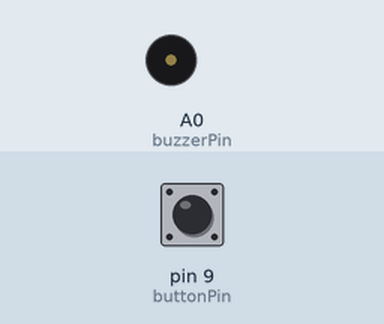
This sketch was run on a simulated Arduino Uno, built with avr-gcc and run on an emulated ATmega328P. Shown: buzzer (waves = sounding). The inputs (shaded band) are chosen by the test bench; at power-on: pin 9 (buttonPin) HIGH. What the sketch prints to the serial monitor is not drawn.

Above: at 1.2 s.
1.3 s: pin 9 (buttonPin) pulled LOW for 1 s
At 3.6 s:
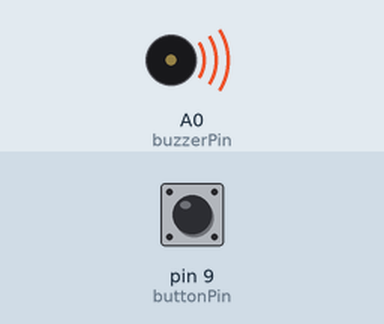
5.3 s: pin 9 (buttonPin) pulled LOW for 1 s
At 6.8 s:
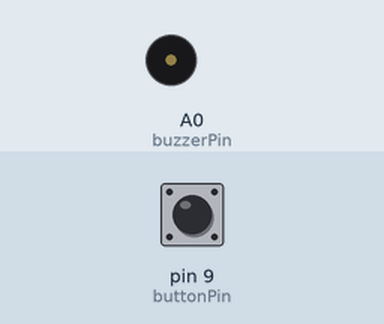
8.4 s: pin 9 (buttonPin) pulled LOW for 3.2 s
At 9.7 s:
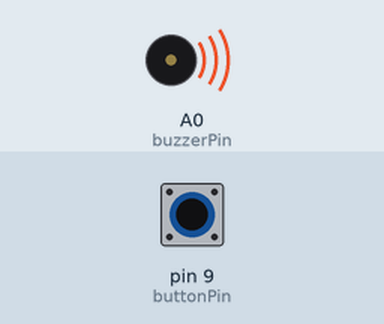
Timing chart, 0 to 15.1 s (numbered marks = the images above; inputs shaded):
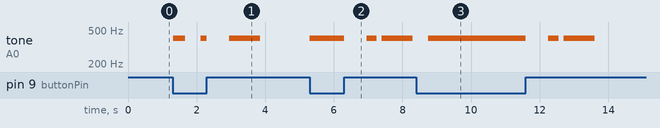

Measured:
- after the input at 1.3 s, tone on A0 (buzzerPin): goes 400 Hz 0.35 s, silent 0.45 s, 400 Hz 0.18 s, silent 0.65 s, 400 Hz 0.90 s, then silent, starting at once
- after the input at 5.3 s, tone on A0 (buzzerPin): goes 400 Hz 1.0 s, silent 0.65 s, 400 Hz 0.30 s, silent 0.15 s, 400 Hz 0.90 s, then silent, starting at once
- after the input at 8.4 s, tone on A0 (buzzerPin): goes 400 Hz 2.8 s, silent 0.65 s, 400 Hz 0.30 s, silent 0.15 s, 400 Hz 0.90 s, then silent, starting after 0.35 s

The sketch:

MorseCodeTrainerSketch.ino
```cpp
//#include <MI0283QT2.h>
#include <math.h>

//Declare display !
//MI0283QT2 lcd;  //MI0283QT2 Adapter v1

const char CLEAR = 0;
const char DOT = 1;
const char DASH = 2;
const char alphabet[26][6] {
  { 'A', DOT, DASH, CLEAR, CLEAR, CLEAR},
  { 'B', DASH, DOT, DOT, DOT, CLEAR},
  { 'C', DASH, DOT, DASH, DOT, CLEAR},
  { 'D', DASH, DOT, DOT, CLEAR, CLEAR},
  { 'E', DOT, CLEAR, CLEAR, CLEAR, CLEAR},
  { 'F', DOT, DOT, DASH, DOT, CLEAR},
  { 'G', DASH, DASH, DOT, CLEAR, CLEAR},
  { 'H', DOT, DOT, DOT, DOT, CLEAR},
  { 'I', DOT, DOT, CLEAR, CLEAR, CLEAR},
  { 'J', DOT, DASH, DASH, DASH, CLEAR},
  { 'K', DASH, DOT, DASH, CLEAR, CLEAR},
  { 'L', DOT, DASH, DOT, DOT, CLEAR},
  { 'M', DASH, DASH, CLEAR, CLEAR, CLEAR},
  { 'N', DASH, DOT, CLEAR, CLEAR, CLEAR},
  { 'O', DASH, DASH, DASH, CLEAR, CLEAR},
  { 'P', DOT, DASH, DASH, DOT, CLEAR},
  { 'Q', DASH, DASH, DOT, DASH, CLEAR},
  { 'R', DOT, DASH, DOT, CLEAR, CLEAR},
  { 'S', DOT, DOT, DOT, CLEAR, CLEAR},
  { 'T', DASH, CLEAR, CLEAR, CLEAR, CLEAR},
  { 'U', DOT, DOT, DASH, CLEAR, CLEAR},
  { 'V', DOT, DOT, DOT, DASH, CLEAR},
  { 'W', DOT, DASH, DASH, CLEAR, CLEAR},
  { 'X', DASH, DOT, DOT, DASH, CLEAR},
  { 'Y', DASH, DOT, DASH, DASH, CLEAR},
  { 'Z', DASH, DASH, DOT, DOT, CLEAR}
};

const unsigned long dotDuration = 300; // duration [ms] of a dot; basic time unit
const unsigned long tolerance = 250; // duration that dash, dot or gap may deviate from the ideal length in order to still be recognized
const unsigned long dashDuration = 3 * dotDuration;
const unsigned long shortGap = dotDuration;
const unsigned long mediumGap = 3 * dotDuration;
const unsigned long longGap = 7 * dotDuration;
String global_string = "";

// current state of the button
enum State {
  UP = 0,
  DOWN = 1 } state;

// time index of the last button state change (from up to down or down to up)
unsigned long lastChange;

// duration of the last button press
unsigned long downDuration;

// dash-dot-sequence of the current character
//char character[5];

// index of the current character matching the played sequence
int characterIndex;

// Binary tree to store the alphabet depending on the sequence
char searchTree[31];

// the next thing to do
enum Action {
  START = 0,
  READ_DASHDOT = 1,
  READ_CHARACTER = 2,
  READ_WORD = 3,
  WAITING_FOR_INPUT = 4
} action;

// pin to which the button is connected
int buttonPin = 9;
// pin to which the buzzer is connected
int buzzerPin = A0;

void buildTree() {

    for (int i = 0; i < 31; i++) {
        searchTree[i] = CLEAR;
    }

    for (int i = 0; i < 26; i++) {
        //now we just add each character to the tree. I think that should be simple.
        int index = 0;
        for (int j = 0; j < 6; j++) { //iterate over the (up to) five dits and dahs
            //dahs (<0) go left dits (>0) go right
            if (alphabet[i][j] == DASH) { //if we have a dah
                //go to the node to the left
                index = 2 * index + 1;
            } else if (alphabet[i][j] == DOT) {
                index = 2 * index + 2;
            } else if (alphabet[i][j] == CLEAR || j == 5) { // fill in the charcter pointed to by i in the search tree
                searchTree[index] = alphabet[i][0];
                break;
            }
        }
    }
}

int nextCharacterIndex = 0;
int difficultyLevel = 1;
char letters[26];
char selectedCharacter;
//char userCharacter[5] = {CLEAR,CLEAR,CLEAR,CLEAR,CLEAR};

void getLettersInLevel() {

    for (int j = 0; j < 26; j++) {
        letters[j] = CLEAR;
    }

    int index = 0;
    for (int i = 0; i < 26; i++) {
        for (int j = 1; j < 6; j++) {
            if (alphabet[i][j] == CLEAR && j == difficultyLevel + 1) {
                letters[index] = alphabet[i][0];
                index++;
                break;
            }
        }
    }

}

void playCharacter() {

    char characterSequence[5] = {CLEAR,CLEAR,CLEAR,CLEAR,CLEAR};
    Serial.println("Playing Sequence...");
    for (int i = 0; i < 26; i++) {
        if (alphabet[i][0] == selectedCharacter) {
            for (int j = 1; j < 6; j++) {
                characterSequence[j-1] = alphabet[i][j];
                Serial.print(characterSequence[j-1]);
            }
        }
    }

    for (int i = 0; i < 5; i++) {
      if (characterSequence[i] == DOT) {
        tone(buzzerPin, 400, dotDuration);
        delay(dotDuration + (shortGap/2));
      } else if (characterSequence[i] == DASH) {
        tone(buzzerPin, 400, dashDuration);
        delay(dashDuration + (shortGap/2));
      } else {
        delay(shortGap);
        action = READ_DASHDOT;
        break;
      }
    }

}

void getNextCharacter() {

    int maxIndex = 0;
    int localLevel = difficultyLevel;
    while (localLevel > 0) {
        maxIndex += pow(2, localLevel);
        localLevel--;
    }

    if (nextCharacterIndex < maxIndex) {
        selectedCharacter = letters[nextCharacterIndex];
        playCharacter();
        nextCharacterIndex++;
        Serial.println("Selected Character to learn:");
        Serial.println(selectedCharacter);
    } else {
        Serial.println("Moving to next difficulty level...");
        nextCharacterIndex = 0;
        difficultyLevel++;
        getLettersInLevel();
        getNextCharacter();
    }

}

// reset the dash-dot-sequence of the current character
void clearCharacter() {
  characterIndex = 0;
//  for (int i = 0; i < 5; ++i) {
//    character[i] = CLEAR;
//  }
}

// determine the next dash or dot in the dash-dot sequence of the current character
void readDashDot() {
  Serial.print("Down duration was: ");
  Serial.println(downDuration);

  if (downDuration >= dashDuration - tolerance && downDuration < dashDuration + tolerance) {
//    character[characterIndex] = DASH;
    Serial.println("DASH");
//    characterIndex++;
    characterIndex = 2 * characterIndex + 1;
  } else if (downDuration >= dotDuration - tolerance && downDuration < dotDuration + tolerance) {
//    character[characterIndex] = DOT;
    Serial.println("DOT");
//    characterIndex++;
    characterIndex = 2 * characterIndex + 2;
  } else {
    Serial.println("Down duration unrecognized");
  }
}

void checkCharacter() {

//    char playedCharacter;
//    int index = 0;
//    for (int j = 0; j < 5; j++) { //iterate over the (up to) five dits and dahs
//        //dahs (<0) go left dits (>0) go right
//        if (userCharacter[j] == DASH) { //if we have a dah
//            //go to the node to the left
//            index = 2 * index + 1;
//        } else if (userCharacter[j] == DOT) {
//            index = 2 * index + 2;
//        } else if (userCharacter[j] == CLEAR || j == 5) { // fill in the charcter pointed to by i in the search tree
//            playedCharacter = searchTree[index];
//            break;
//        }
//    }

    char playedCharacter = searchTree[characterIndex];
    if (playedCharacter == selectedCharacter) {
        getNextCharacter();
    } else {
        playCharacter();
    }

}

// interpret the current dash-dot-sequence as a character
//char readCharacter() {
//  bool found;
//  for (int i = 0; i < 26; ++i) {
//    found = true;
//    for (int j = 0; found && j < 5; ++j) {
//      if (character[j] != alphabet[i][j + 1]) {
//        found = false;
//      }
//    }
//    if (found) {
//      return alphabet[i][0];
//    }
//  }
//  return 0;
//}
//
//# define LCD_WIDTH    320
//# define LCD_HEIGHT   240

void setup()
{

  //initialize LCD Display
//  Serial.println("Init Display...");
//  lcd.begin();

//
//  lcd.fillScreen(RGB(255,255,255));
//  lcd.drawText((LCD_WIDTH/2)-50, 1, "Morse", RGB(0,0,0), RGB(255,255,255), 2);
//  lcd.drawText((LCD_WIDTH/2)-50, 50, "Code", RGB(0,0,0), RGB(255,255,255), 2);
//  lcd.drawText((LCD_WIDTH/2)-50, 100, "Generator", RGB(0,0,0), RGB(255,255,255), 2);

  Serial.begin(9600);

  Serial.println("Starting...");

  pinMode(buttonPin, INPUT_PULLUP);

  buildTree();

  state = UP;
  characterIndex = 0;
  downDuration = 0;
  lastChange = 0;
  action = START;
}


void loop() {

  State newState = digitalRead(buttonPin) ? UP : DOWN;

  //if the button is pressed, play a tone
  if (newState == DOWN) {
    tone(buzzerPin, 400, 100);
  } else {
    noTone(buzzerPin);
  }

    if (action == START) {

      Serial.println("Inside start action...");
//      delay(longGap);
      if (newState == DOWN && state == UP) {
        getLettersInLevel();
         getNextCharacter();
       }

    } else if (action == WAITING_FOR_INPUT) {

      if (newState == DOWN && state == UP) {
        delay(shortGap);
        action = READ_DASHDOT;
      }

    } else {

    if (newState == state) {

      if (newState == UP) {
        // calculate the the time the button has been in UP state
        unsigned long upDuration = (millis() - lastChange);

        if (action == READ_DASHDOT && upDuration >= shortGap - tolerance && upDuration < shortGap + tolerance) {

          readDashDot();
          action = READ_CHARACTER;

        } else if (action == READ_CHARACTER && upDuration >= mediumGap - tolerance && upDuration < mediumGap + tolerance) {

//          char c = readCharacter();
//
//          if (c != 0) {
//
//            // a valid character has been recognized
//            Serial.print("Read character: ");
//            Serial.println(c);
//
//            global_string += c;
//  //          lcd.fillScreen(RGB(255,255,255));
//  //          lcd.drawText(5, 2, global_string, RGB(0,0,0), RGB(255,255,255), 2);
//            Serial.println(global_string);
//
//          } else {
//
//            Serial.println("Unrecognized character");
//  //          lcd.fillScreen(RGB(255,255,255));
//  //          lcd.drawText(5, 2, global_string, RGB(0,0,0), RGB(255,255,255), 2);
//
//          }

          checkCharacter();
          clearCharacter();

//          action = READ_WORD;

        } else if (action == READ_WORD && upDuration >= longGap - tolerance && upDuration < longGap + tolerance) {

          Serial.println("Read next word");
  //        lcd.print(' ');
          action = READ_DASHDOT;

        }

      } else {

        downDuration = (millis() - lastChange);

      }

    } else {

      if (state == UP && newState == DOWN) {
        downDuration = 0;
      }

      lastChange = millis();
      state = newState;
      action = READ_DASHDOT;

    }

  }

}
```
